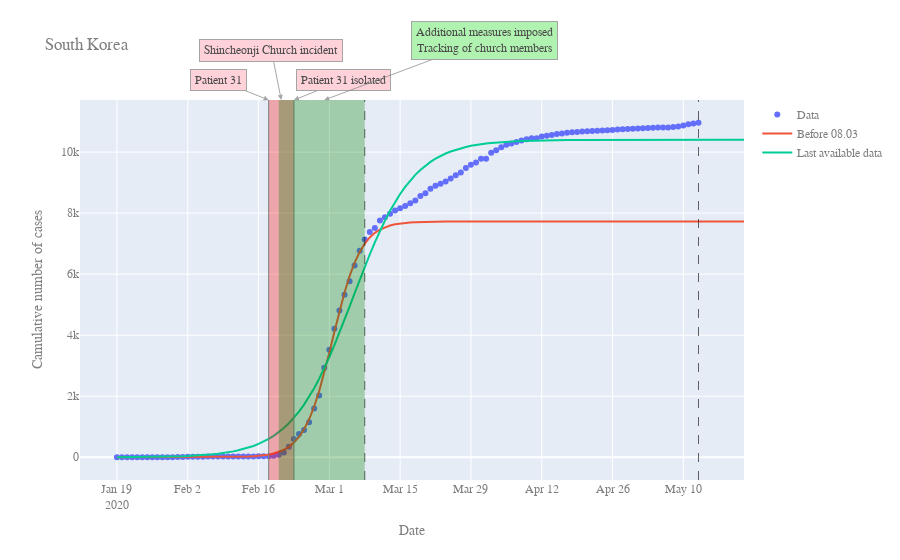
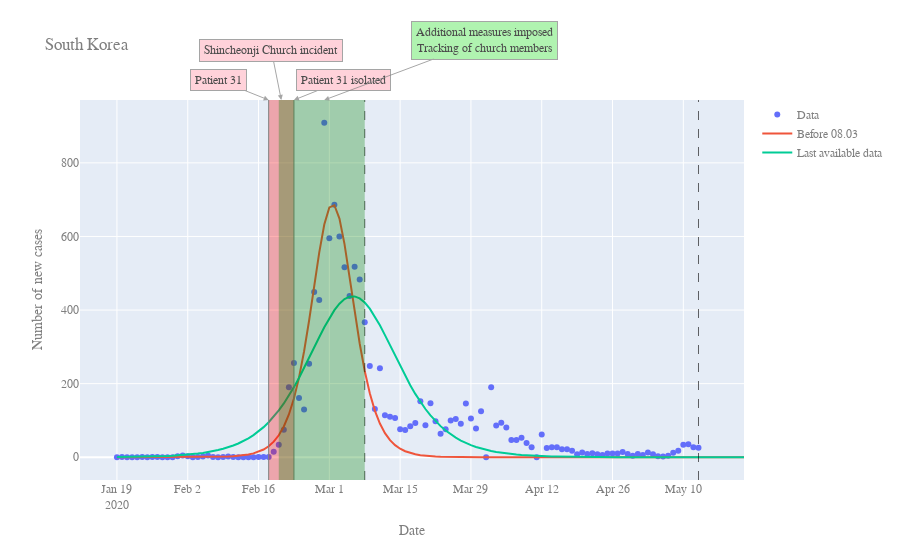
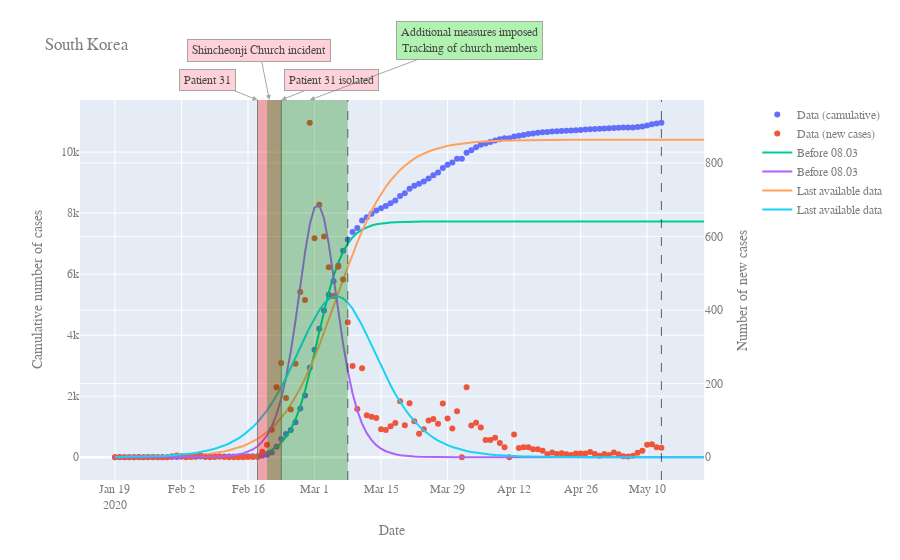

Notebook code for these charts, in order:
### Code cell
params = get_fit_of_cutoffs(df, cutoffs)
figs = plotter(df, params, events)
display(unfold(params))
for f in figs:
    add_filling(f, x0=date("2020-02-18"), x1=date("2020-02-23"))
    add_caption(f, date("2020-02-18"), text="Patient 31", pos_x=-50)
    add_caption(f, date("2020-02-23"), "Patient 31 isolated", pos_x= 50)
    add_caption(f, date("2020-02-20-12", format="%Y-%m-%d-%H"), "Shincheonji Church incident", pos_x=- 10, pos_y = -50, wline=False)
    add_filling(f, date("2020-02-20"), date("2020-03-08"), fill_color="Green")
    add_caption(f, date("2020-02-29"), "Additional measures imposed<br>Tracking of church members", bg_color="LightGreen",pos_x=160, pos_y=-60, wline=False)
    f.show()
